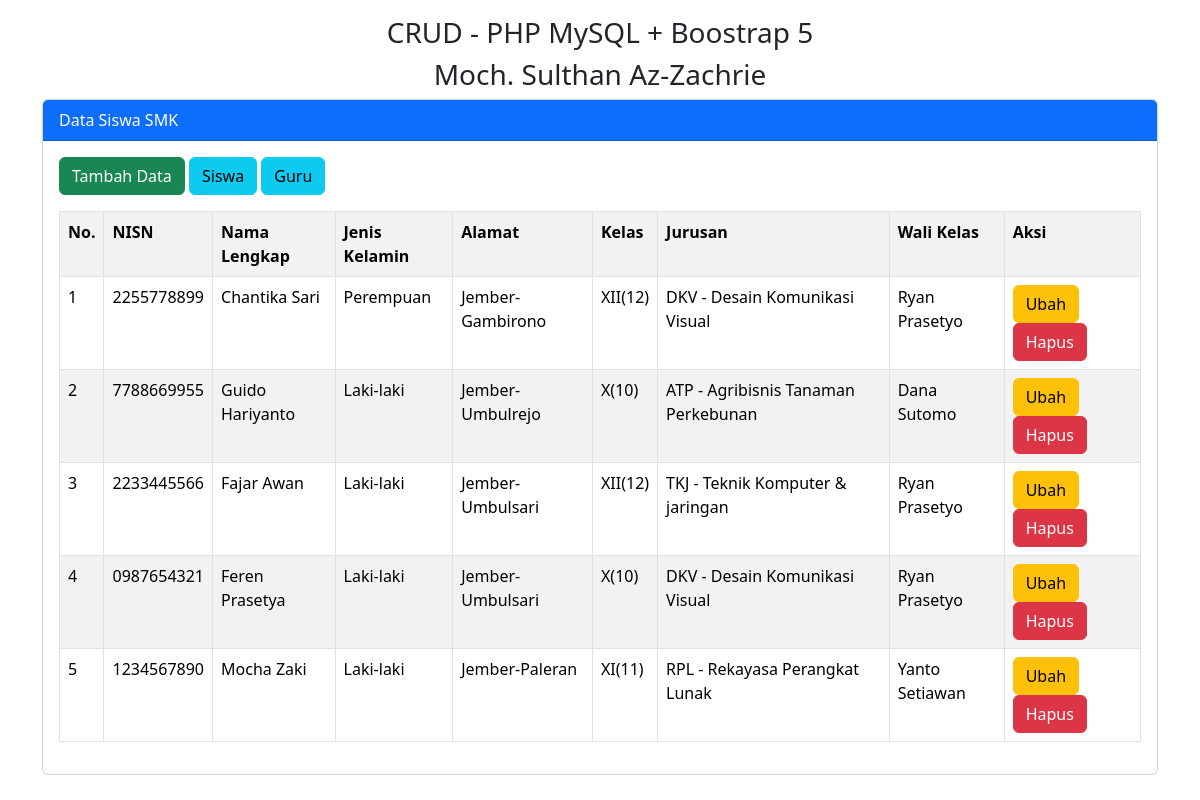
The app's page /siswa/index.php with its own data.
### tables this page shows
CREATE TABLE `tsiswa` (
  `id_siswa` int(11) NOT NULL,
  `nisn` varchar(11) NOT NULL,
  `nama` varchar(150) NOT NULL,
  `jenis_kelamin` varchar(11) NOT NULL,
  `alamat` varchar(150) NOT NULL,
  `kelas` varchar(11) NOT NULL,
  `jurusan` varchar(50) NOT NULL,
  `id_guru` int(11) NOT NULL
);

CREATE TABLE `tguru` (
  `id_guru` int(11) NOT NULL,
  `nip` varchar(11) NOT NULL,
  `nama` varchar(150) NOT NULL,
  `jenis_kelamin` varchar(11) NOT NULL,
  `alamat` varchar(150) NOT NULL,
  `nohp` varchar(12) NOT NULL,
  `foto` varchar(150) NOT NULL
);

### siswa/index.php (the view, shortened to what this page needs)
<?php
include "../koneksi.php";
?>
<!doctype html>
<html lang="en">
<head>
    <link href="https://cdn.jsdelivr.net/npm/bootstrap@5.3.2/dist/css/bootstrap.min.css" rel="stylesheet">
</head>
<body>
    <div class="container">
        <div class="mt-3">
            <h3 class="text-center">CRUD - PHP MySQL + Boostrap 5</h3>
            <h3 class="text-center">Moch. Sulthan Az-Zachrie</h3>
        </div>
        <div class="card">
            <div class="card-header bg-primary text-white">
                Data Siswa SMK
            </div>
            <div class="card-body">
                <button type="button" class="btn btn-success mb-3" data-bs-toggle="modal" data-bs-target="#modalTambah">
                    Tambah Data
                </button>
                <a href="#" class="btn btn-info mb-3">Siswa</a>
                <a href="../guru/" class="btn btn-info mb-3">Guru</a>
                <table class="table table-bordered table-striped table-hover">
                    <tr>
                        <th>No.</th>
                        <th>NISN</th>
                        <th>Nama Lengkap</th>
                        <th>Jenis Kelamin</th>
                        <th>Alamat</th>
                        <th>Kelas</th>
                        <th>Jurusan</th>
                        <th>Wali Kelas</th>
                        <th>Aksi</th>
                    </tr>
                    <?php
                    $no = 1;
                    $tampil = mysqli_query($koneksi, "SELECT tsiswa.*, tguru.nama as nama_guru FROM tsiswa INNER JOIN tguru ON tsiswa.id_guru = tguru.id_guru ORDER BY id_siswa DESC");
                    while ($data = mysqli_fetch_array($tampil)) :
                    ?>
                        <tr>
                            <td><?= $no++ ?></td>
                            <td><?= $data['nisn']; ?></td>
                            <td><?= $data['nama']; ?></td>
                            <td><?= $data['jenis_kelamin']; ?></td>
                            <td><?= $data['alamat']; ?></td>
                            <td><?= $data['kelas']; ?></td>
                            <td><?= $data['jurusan']; ?></td>
                            <td><?= $data['nama_guru']; ?></td>
                            <td>
                                <a href="#" class="btn btn-warning" data-bs-toggle="modal" data-bs-target="#modalUbah<?= $no; ?>">Ubah</a>
                                <a href="#" class="btn btn-danger" data-bs-toggle="modal" data-bs-target="#modalHapus<?= $no; ?>">Hapus</a>
                            </td>
                        </tr>
                    <?php
                    endwhile;
                    ?>
                </table>
            </div>
        </div>
    </div>
</body>
</html>

### records on screen
tsiswa: nisn "2255778899", nama "Chantika Sari", jenis_kelamin "Perempuan", alamat "Jember-Gambirono", kelas "XII(12)", jurusan "DKV - Desain Komunikasi Visual", id_guru.nama "Ryan Prasetyo"
tsiswa: nisn "7788669955", nama "Guido Hariyanto", jenis_kelamin "Laki-laki", alamat "Jember-Umbulrejo", kelas "X(10)", jurusan "ATP - Agribisnis Tanaman Perkebunan", id_guru.nama "Dana Sutomo"
tsiswa: nisn "2233445566", nama "Fajar Awan", jenis_kelamin "Laki-laki", alamat "Jember-Umbulsari", kelas "XII(12)", jurusan "TKJ - Teknik Komputer & jaringan", id_guru.nama "Ryan Prasetyo"
tsiswa: nisn "0987654321", nama "Feren Prasetya", jenis_kelamin "Laki-laki", alamat "Jember-Umbulsari", kelas "X(10)", jurusan "DKV - Desain Komunikasi Visual", id_guru.nama "Ryan Prasetyo"
tsiswa: nisn "1234567890", nama "Mocha Zaki", jenis_kelamin "Laki-laki", alamat "Jember-Paleran", kelas "XI(11)", jurusan "RPL - Rekayasa Perangkat Lunak", id_guru.nama "Yanto Setiawan"
